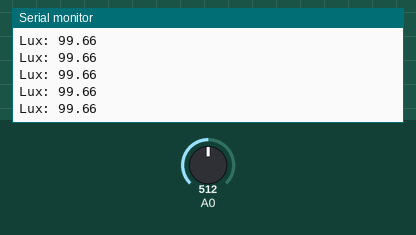
Simulated run of this sketch. Board: Arduino Uno, built with avr-gcc and run on an emulated ATmega328P. On the bench: the last lines printed to the serial monitor. The inputs (shaded band) are chosen by the test bench; at power-on: A0 = 512.

Above: at 1.2 s.
1.3 s: A0 set to 0
At 1.32 s:
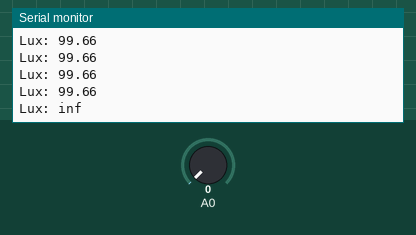
3.2 s: A0 set to 122
At 3.23 s:
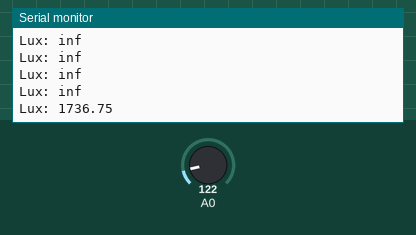

The sketch:

main.ino
```cpp
// LDR Characteristics
const float GAMMA = 0.7;
const float RL10 = 50;

void setup() {
  Serial.begin(9600);

}
void loop() {

  // Konwersja odczytanej wartości na lux
  int analogValue = analogRead(A0);
  float voltage = analogValue / 1024. * 5;
  float resistance = 2000 * voltage / (1 - voltage / 5);
  float lux = pow(RL10 * 1e3 * pow(10, GAMMA) / resistance, (1 / GAMMA));

  Serial.print("Lux: ");
  Serial.println(lux);

  delay(100);
}

// TODO: Add LCD display to show actual value
```

Measured:
- after the input at 1.3 s, the serial monitor: prints a new line at once (image 1)
- after the input at 3.2 s, the serial monitor: prints a new line at once (image 2)
